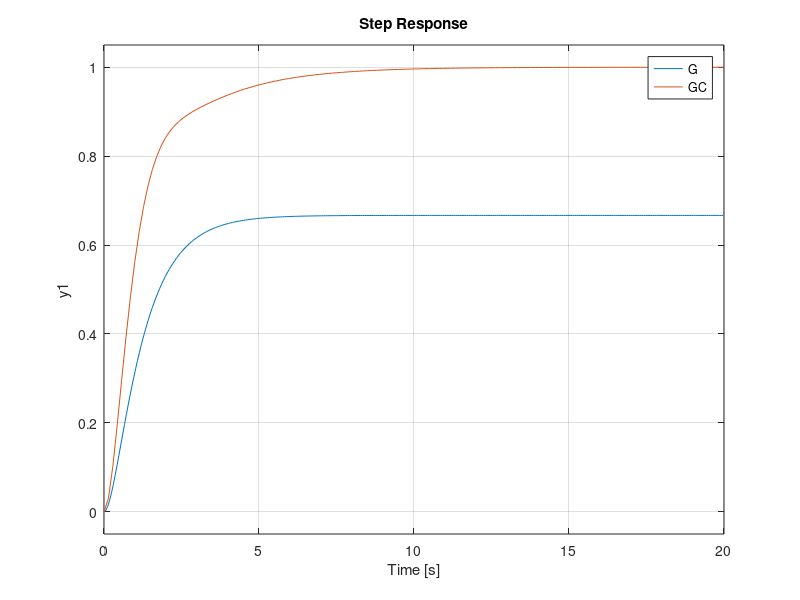

The MATLAB source for this figure: (Note: this script raises an error after producing the figure.)
clc; clear; close all;

% Parametros
MP = 0.05;                                      % max overshoot
zeta = 0.7;                                     % damping ratio
sigma = 0.75;            
t5 = 3/sigma;                                   % tempo acomodacao 5%
theta = acosd(zeta);

% Posicoes polo, zero
c1 = sigma;
c2 = 1 - sigma;
c3 = 3 - sigma;
alpha1 = 180 - theta;
alpha2 = atand(sigma/c2);
alpha3 = atand(sigma/c3);
beta = 180 - (alpha1+alpha2+alpha3);
o = tan(beta)*sigma;
cbeta = sigma/tand(beta);
z = 1 + o;
d1 = sqrt((sigma^2)+(c1^2));
d2 = sqrt((sigma^2)+(c2^2));
d3 = sqrt((sigma^2)+(c2+cbeta+c3)^2);
dbeta = sqrt((sigma^2)+(c2+cbeta)^2);

% Funcoes transferencia
num = 2;
den = conv([1 1],[1 3]);
K = (d1*d2*d3)/dbeta;                           % test K = 3
numC =[1 z];
denC = [1 0];
G = tf(num,den);                                % test KG = tf(3*num,den)
C = tf(K*numC,denC);
GC = feedback(G*C,1);

step(G,GC), legend('G','GC');

%%
clc; clear; close all;

% Parametros
MP = 0.05;                                      % max overshoot
zeta = 0.7;                                     % damping ratio
sigma = 0.75;            
t5 = 3/sigma;                                   % tempo acomodacao 5%
theta = acosd(zeta);

% Posicoes polo, zero
c1 = sigma;
c2 = 1 - sigma;
c3 = 3 - sigma;
alpha1 = 180 - theta;
alpha2 = atand(sigma/c2);
alpha3 = atand(sigma/c3);
beta = 180 - (alpha1+alpha2+alpha3);
o = tan(beta)*sigma;
cbeta = sigma/tand(beta);
z = 1 + o;

% G nominal
num = 2;
den = conv([1 1],[1 3]);
Gn = tf(num,den);
epsilon = -0.1:0.01:0.1;

error = 0;

for i = 1:length(epsilon)

    % G (i)
    num = 2;
    den = conv([1 (1+epsilon(i))],[1 3]);
    G(i) = tf(num,den);


    % control C
    K = 2 + 2*epsilon(i);
    numC =[1 z];
    denC = [1 0];
    C(i) = tf(K*numC,denC);


    Ci = C(i);
    Gi = G(i);

    Gk = feedback(Gi*Ci,1);
    % Gk = Gk(i);

    [mag, phase, omega] = bode(Gk)
    mag = squeeze(mag);  % Remover a dimensão extra
    phase = squeeze(phase);  % Remover a dimensão extra
    omega = squeeze(omega);  % Remover a dimensão extra

    % Agora, podemos combinar os valores em uma matriz
    result = [omega, mag, phase];

    % Exibir o resultado
    disp(result);
end
